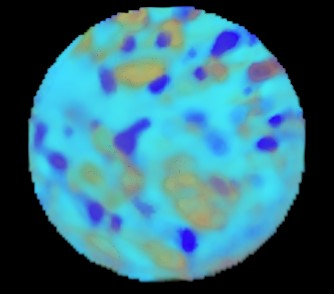
#> input picture scripts/AutoCluster/data1.jpg, 334 x 294 px
$ python iterative-graph-seg.py
#> lines starting #> are read from the running program, lines starting #| are printed output that depends on the picture; after the words box and inside, x2 and y2 are one past the last pixel; in counts of white or black regions, pixels touching at a corner belong together
import numpy as np
import matplotlib.pyplot as plt
from skimage import segmentation, color
from skimage.io import imread
from skimage import graph
from skimage.segmentation import mark_boundaries

# Define the custom weight function based on both mean color and variance differences
def weight_mean_color_and_variance(graph, src, dst, n):
    """Calculate weight between two regions based on both mean color and variance similarity."""

    # Check if any region is below the intensity threshold (black background)
    if graph.nodes[src]['mean intensity'] < intensity_threshold or graph.nodes[dst]['mean intensity'] < intensity_threshold:
        # print("source: ", src, "dest: ", dst)
        # print(f"src intensity: {graph.nodes[src]['mean intensity']}, dst intensity: {graph.nodes[dst]['mean intensity']}")
        return {'weight': 1e6}  # Prevent merging by assigning a very high weight

    # print("hi")

    mean_diff = graph.nodes[src]['mean color'] - graph.nodes[dst]['mean color']
    mean_color_weight = np.linalg.norm(mean_diff)

    var_diff = graph.nodes[src]['variance'] - graph.nodes[dst]['variance']
    var_weight = np.linalg.norm(var_diff)

    # Combine mean color and variance differences into the total weight
    total_weight = mean_color_weight + var_weight

    return {'weight': total_weight}

    # [28 lines of commented-out code are left out]
def merge_mean_color_and_variance(graph, src, dst):
    """Merging two regions, updating both mean color and variance."""
    graph.nodes[dst]['total color'] += graph.nodes[src]['total color']
    graph.nodes[dst]['pixel count'] += graph.nodes[src]['pixel count']
    graph.nodes[dst]['mean color'] = (graph.nodes[dst]['total color'] /
                                      graph.nodes[dst]['pixel count'])

    # Merge variance using weighted average based on pixel counts
    total_pixels_dst = graph.nodes[dst]['pixel count']
    total_pixels_src = graph.nodes[src]['pixel count']

    graph.nodes[dst]['variance'] = ((total_pixels_dst * graph.nodes[dst]['variance'] +
                                     total_pixels_src * graph.nodes[src]['variance']) /
                                    (total_pixels_dst + total_pixels_src))

    # Update mean intensity
    graph.nodes[dst]['mean intensity'] = (graph.nodes[dst]['mean intensity'] * total_pixels_dst +
                                          graph.nodes[src]['mean intensity'] * total_pixels_src) / \
                                          (total_pixels_dst + total_pixels_src)

# Step 4: Iterative Merging Process
def iterative_merge(image, labels, rag, iterations):
    """Perform iterative merging of regions for a specified number of iterations."""
    for i in range(iterations):
        # Perform one iteration of merging based on mean color and variance similarity
        labels = graph.merge_hierarchical(
            labels, rag, thresh=35, rag_copy=False, in_place_merge=True,
            merge_func=merge_mean_color_and_variance, weight_func=weight_mean_color_and_variance
        )

        # Rebuild the RAG based on the newly merged labels
        rag = graph.rag_mean_color(image, labels)

        # Reinitialize variance for the updated regions
        for region in rag.nodes:
            mask = (labels == region)
            pixels = image[mask]
            variance = np.var(pixels, axis=0)
            rag.nodes[region]['variance'] = variance
            rag.nodes[region]['mean intensity'] = np.mean(color.rgb2gray(pixels))

    return labels

# -------------------------------------------------------------------------------

# Step 1: Load the image
image = imread('data1.jpg')
#> image is the input picture: shape (294, 334, 3); mean R, G, B 52.5, 110.1, 125.7

# Initialize variance and filter based on mean intensity
intensity_threshold = 0.15  # Threshold to ignore black regions (adjust as needed)

# Step 2: SLIC superpixels for initial segmentation
labels1 = segmentation.slic(image, compactness=30, n_segments=400, start_label=1)
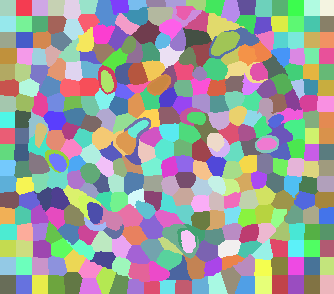
#> labels1: shape (294, 334) int64; 365 distinct labels, from 1 to 365; one colour per label, 0 black

# -------------------------------------------------------------------------------

# Highlight specific regions for visualization
# highlight_regions = [132]

# # Check if the highlighted regions are present in the SLIC segmentation
# if all(region in np.unique(labels1) for region in highlight_regions):
#     # Create a mask for the highlighted regions
#     mask = np.isin(labels1, highlight_regions)

#     # Highlight the regions in the original image
#     image[mask] = [255, 0, 0]  # Set the color to red (RGB)

#     # Display the highlighted regions
#     plt.imshow(image)
#     plt.axis('off')
#     plt.show()

# -------------------------------------------------------------------------------


# Step 3: Create a Region Adjacency Graph (RAG)
rag = graph.rag_mean_color(image, labels1)

# Initialize variance for each region (superpixel)
for region in rag.nodes:
    # Extract the pixels of the current superpixel
    mask = (labels1 == region)
    pixels = image[mask]

    # Calculate variance for each color channel (R, G, B)
    variance = np.var(pixels, axis=0)

    # Calculate mean intensity (grayscale equivalent or sum of RGB)
    mean_intensity = np.mean(color.rgb2gray(pixels))  # Using grayscale for intensity

    # Store the variance in the RAG
    rag.nodes[region]['variance'] = variance
    rag.nodes[region]['mean intensity'] = mean_intensity
#> this loop made 365 passes
#> (variance, mean_intensity) on passes 1 to 3: ([0, 0, 0], 0), ([0, 0, 0], 0), ([0, 0, 0], 0)
#> pass 1, `mask = (labels1 == region)`:
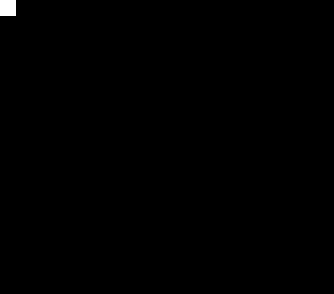
#> mask: shape (294, 334) bool; 0.26% white; 1 white region, box (x1, y1, x2, y2) and area: (0, 0, 16, 16) 256

# [18 lines of commented-out code are left out]
num_iterations = 20  # You can change this value as needed

# Step 5: Perform the iterative merging
final_labels = iterative_merge(image, labels1, rag, num_iterations)
#> the loop in iterative_merge, `for i in range(iterations):` made 20 passes
#> pass 1, in iterative_merge, `labels = graph.merge_hierarchical( labels, rag, thresh=35, rag_copy=Fa..`:
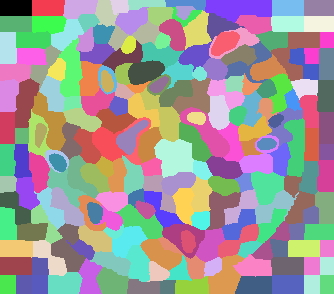
#> labels: shape (294, 334) int64; 203 distinct labels, from 0 to 202; one colour per label, 0 black
#> pass 3, in iterative_merge, `labels = graph.merge_hierarchical( labels, rag, thresh=35, rag_copy=Fa..`:
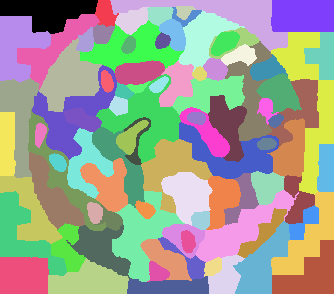
#> labels: shape (294, 334) int64; 91 distinct labels, from 0 to 90; one colour per label, 0 black
#> after the loop in iterative_merge, `for i in range(iterations):`:
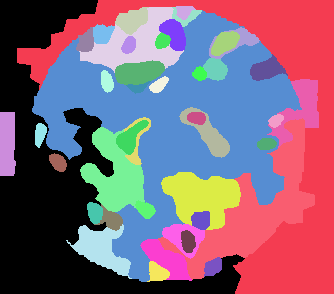
#> labels: shape (294, 334) int64; 44 distinct labels, from 0 to 43; one colour per label, 0 black

# Step 6: Map the final segmented image to RGB color for visualization
out = color.label2rgb(final_labels, image, kind='avg', bg_label=0)
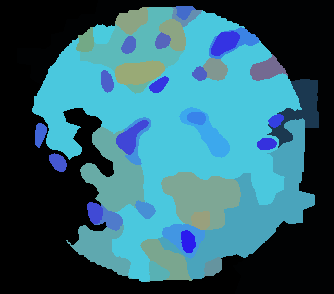
#> out: shape (294, 334, 3); mean R, G, B 47.3, 98.5, 112.3

# Display the original image, SLIC superpixels, and final segmentation
fig, ax = plt.subplots(1, 3, figsize=(16, 5), sharex=True, sharey=True)

ax[0].imshow(image)
ax[0].set_title("Original Image")
ax[0].axis('off')

ax[1].imshow(mark_boundaries(image, labels1))
ax[1].set_title("SLIC Superpixels")
ax[1].axis('off')

ax[2].imshow(mark_boundaries(out, final_labels))
ax[2].set_title(f"After {num_iterations} Iterations of Merging")
ax[2].axis('off')

plt.tight_layout()
plt.show()
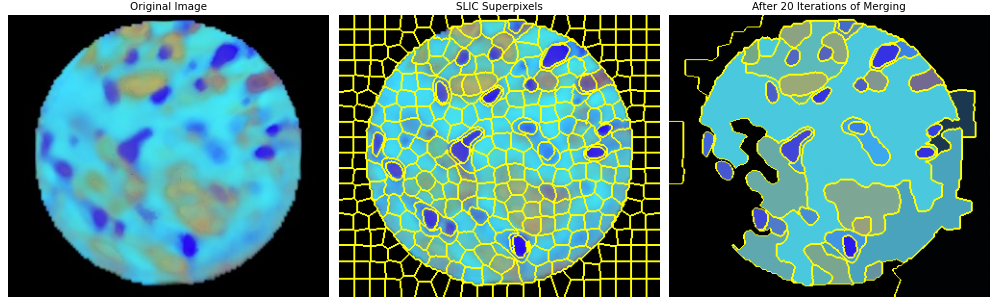
#> figure drawn by matplotlib, 3 panels

$ run again, with scripts/AutoCluster/data2.jpg copied over scripts/AutoCluster/data1.jpg
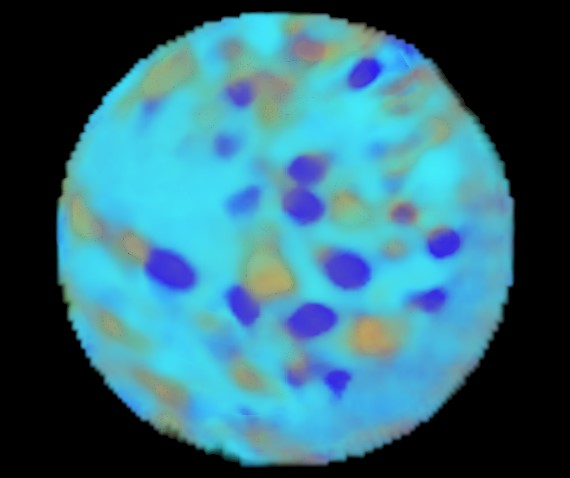
#> input picture scripts/AutoCluster/data2.jpg, 570 x 478 px
#> image is the input picture: shape (478, 570, 3); mean R, G, B 50.8, 106.8, 122.2
#> `labels1 = segmentation.slic(image, compactness=30, n_segments=400, sta..`:
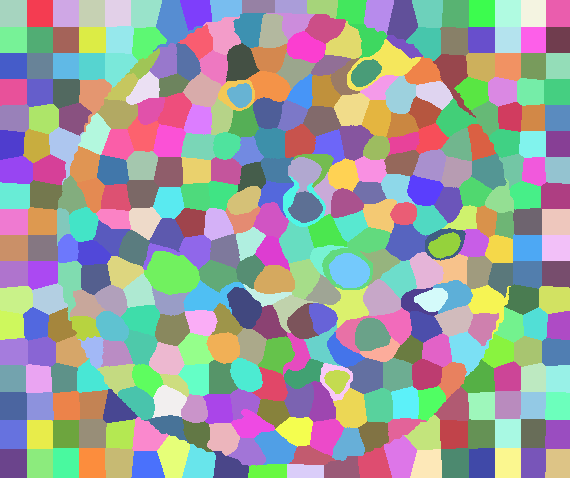
#> labels1: shape (478, 570) int64; 381 distinct labels, from 1 to 381; one colour per label, 0 black
#> the loop `for region in rag.nodes:` made 381 passes
#> (variance, mean_intensity) on passes 1 to 3: ([0, 0, 0], 0), ([0, 0, 0], 0), ([0, 0, 0], 0)
#> the loop in iterative_merge, `for i in range(iterations):` made 20 passes
#> `plt.show()`:
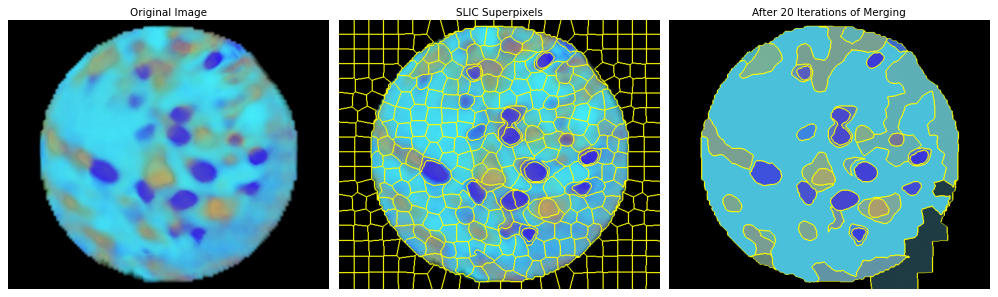
#> figure drawn by matplotlib, 3 panels

$ run again, with scripts/AutoCluster/data3.jpg copied over scripts/AutoCluster/data1.jpg
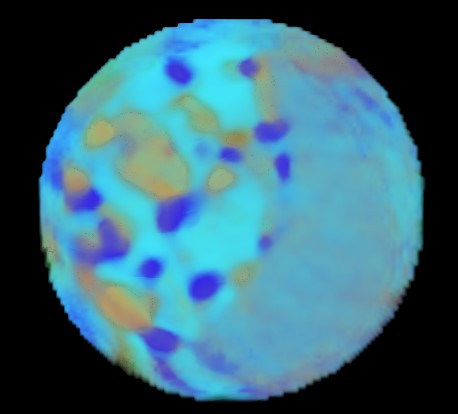
#> input picture scripts/AutoCluster/data3.jpg, 458 x 414 px
#> image is the input picture: shape (414, 458, 3); mean R, G, B 56, 102.7, 118.7
#> `labels1 = segmentation.slic(image, compactness=30, n_segments=400, sta..`:
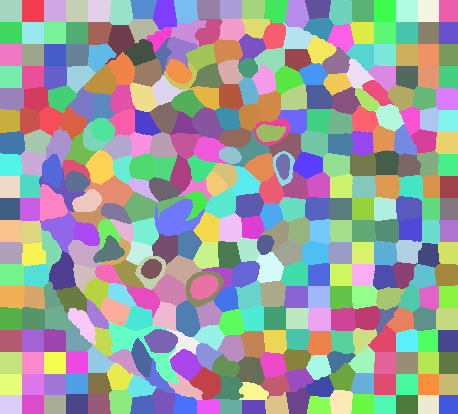
#> labels1: shape (414, 458) int64; 392 distinct labels, from 1 to 392; one colour per label, 0 black
#> the loop `for region in rag.nodes:` made 392 passes
#> (variance, mean_intensity) on passes 1 to 3: ([0, 0, 0], 0), ([0, 0, 0], 0), ([0, 0, 0], 0)
#> the loop in iterative_merge, `for i in range(iterations):` made 20 passes
#> `plt.show()`:
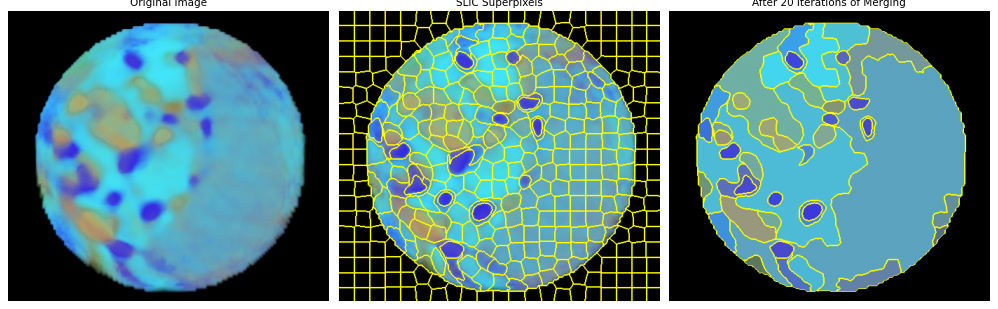
#> figure drawn by matplotlib, 3 panels
